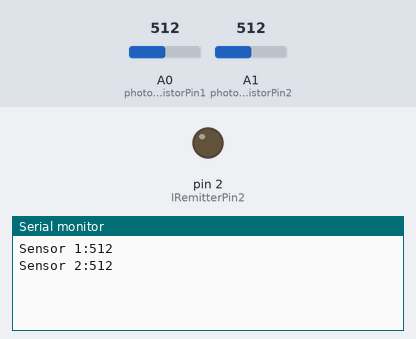
A sketch run on a simulated Arduino Uno, built with avr-gcc and run on an emulated ATmega328P. On the bench: output pins drawn as LEDs (lit = HIGH), the last lines printed to the serial monitor. Inputs (shaded band) come from the test bench; at power-on: A0 (phototransistorPin1) = 512, A1 (phototransistorPin2) = 512.

Above: at 1.3 s.
1.4 s: A0 (phototransistorPin1) set to 122
At 2.1 s:
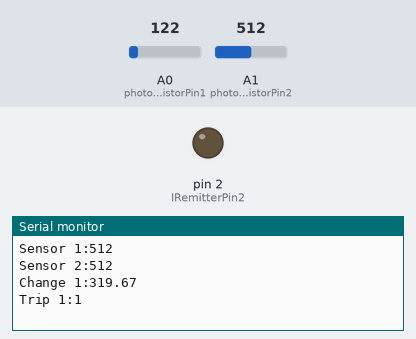
2.9 s: A1 (phototransistorPin2) set to 306
At 4.1 s:
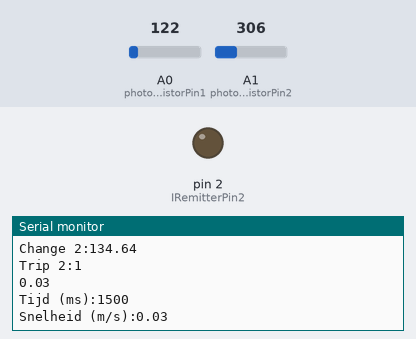
4.4 s: A0 (phototransistorPin1) set to 0
At 5.5 s:
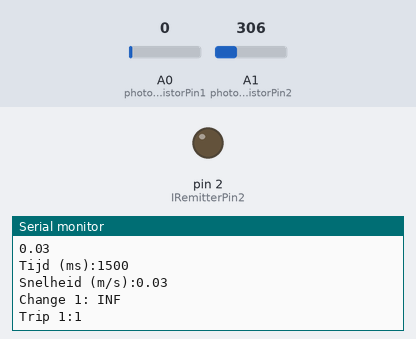

Measured:
- after the input at 1.4 s, the serial monitor: prints a new line at once (image 1)
- after the input at 2.9 s, the serial monitor: prints a new line at once (image 2)
- after the input at 4.4 s, the serial monitor: prints a new line at once (image 3)

The sketch:

test_snelheidsmeting.ino
```cpp
/*

  test snelheidsmeting

*/
const byte phototransistorPin1 = A0; // pinnen voor IR-sensor
const byte phototransistorPin2 = A1;
const byte IRemitterPin1 = 1; // pinnen voor IR-emitter
const byte IRemitterPin2 = 2;
// drempelwaardes voor sensormeting
const int tripThreshold = 80;    //percent verandering
const int changeThreshold = 400; //absolute verandering
// waardes sensor 1
int lastSensor1Value = 0;
int Sensor1Value = 0;
int lastSensor1Sent = 0;
bool Sensor1Triggered = false;
// waardes sensor 2
int lastSensor2Value = 0;
int Sensor2Value = 0;
int lastSensor2Sent = 0;
bool Sensor2Triggered = false;
// verandering meting
float change1 = 0;
float change2 = 0;
// variabelen voor tijdsmeting
unsigned long startTime = 0;
unsigned long endtime = 0;
unsigned long elapsed_time = 0;
// variabelen voor snelheid
const float distance = 0.05;
float Speed = 0;

// setup code (eenmalig)
void setup()
{
  pinMode(phototransistorPin1, INPUT); // pinnen voor ir-detector
  pinMode(phototransistorPin2, INPUT);
  pinMode(IRemitterPin1, OUTPUT); // pinnen voor ir-led
  pinMode(IRemitterPin2, OUTPUT);
  Serial.begin(9600);
  delay(100);
}

// code die altijd uigevoerd wordt
void loop()
{
  MeasureSpeed(phototransistorPin1, phototransistorPin2);
}

// snelheidsmeting
void resetSensors()
{
  // waardes sensor 1
  lastSensor1Value = 0;
  Sensor1Value = 0;
  lastSensor1Sent = 0;
  Sensor1Triggered = false;
  // waardes sensor 2
  lastSensor2Value = 0;
  Sensor2Value = 0;
  lastSensor2Sent = 0;
  Sensor2Triggered = false;
  // verandering meting
  change1 = 0;
  change2 = 0;
  // variabelen voor tijdsmeting
  startTime = 0;
  endtime = 0;
  elapsed_time = 0;
  // variabelen voor snelheid
  Speed = 0;
}
void checkSensor1(int pin)
{
  if (Sensor1Triggered)
  {
    return;
  }
  Sensor1Value = analogRead(pin);
  if (abs(lastSensor1Sent - Sensor1Value) >= changeThreshold)
  {
    lastSensor1Sent = Sensor1Value;
    Serial.println("Sensor 1:" + String(lastSensor1Sent));
  }
  if (lastSensor1Value > Sensor1Value)
  {
    change1 = ((float)(lastSensor1Value - Sensor1Value) / (float)Sensor1Value) * 100;
    if (change1 > tripThreshold)
    {
      Serial.println("Change 1:" + String(change1));
      startTime = millis();
      Sensor1Triggered = true;
      Serial.println("Trip 1:" + String(Sensor1Triggered));
    }
  }
  lastSensor1Value = Sensor1Value;
}
void checkSensor2(int pin)
{
  if (Sensor2Triggered)
  {
    return;
  }
  Sensor2Value = analogRead(pin);
  if (abs(lastSensor2Sent - Sensor2Value) >= changeThreshold)
  {
    lastSensor2Sent = Sensor2Value;
    Serial.println("Sensor 2:" + String(lastSensor2Sent));
  }
  //check enkel sensor 2 als sensor 1 al afgegaan is
  if (Sensor1Triggered && (lastSensor2Value > Sensor2Value))
  {
    change2 = ((float)(lastSensor2Value - Sensor2Value) / (float)Sensor2Value) * 200;

    if (change2 > tripThreshold)
    {
      Serial.println("Change 2:" + String(change2));
      endtime = millis();
      elapsed_time = endtime - startTime;
      Sensor2Triggered = true;
      Serial.println("Trip 2:" + String(Sensor2Triggered));
    }
  }
  lastSensor2Value = Sensor2Value;
}
void CalculateSpeed()
{
  if (Sensor1Triggered && Sensor2Triggered && elapsed_time > 0)
  {
    Speed = distance / float(elapsed_time / 1000.0);
  }
}
void SendSpeed()
{
  if (Speed > 0)
  {
    Serial.println(Speed);
    Serial.println("Tijd (ms):" + String(elapsed_time));
    Serial.println("Snelheid (m/s):" + String(Speed));
    resetSensors();
  }
}
void MeasureSpeed(int pin1, int pin2)
{
  checkSensor1(pin1);
  checkSensor2(pin2);
  CalculateSpeed();
  SendSpeed();
}

bool IsDataGeldig(float input, float Min, float Max)
{
  bool input_Geldig;
  if (input >= Min && input <= Max)
  {
    input_Geldig = true;
  }
  else
  {
    input_Geldig = false;
  }
  return input_Geldig;
}
```
